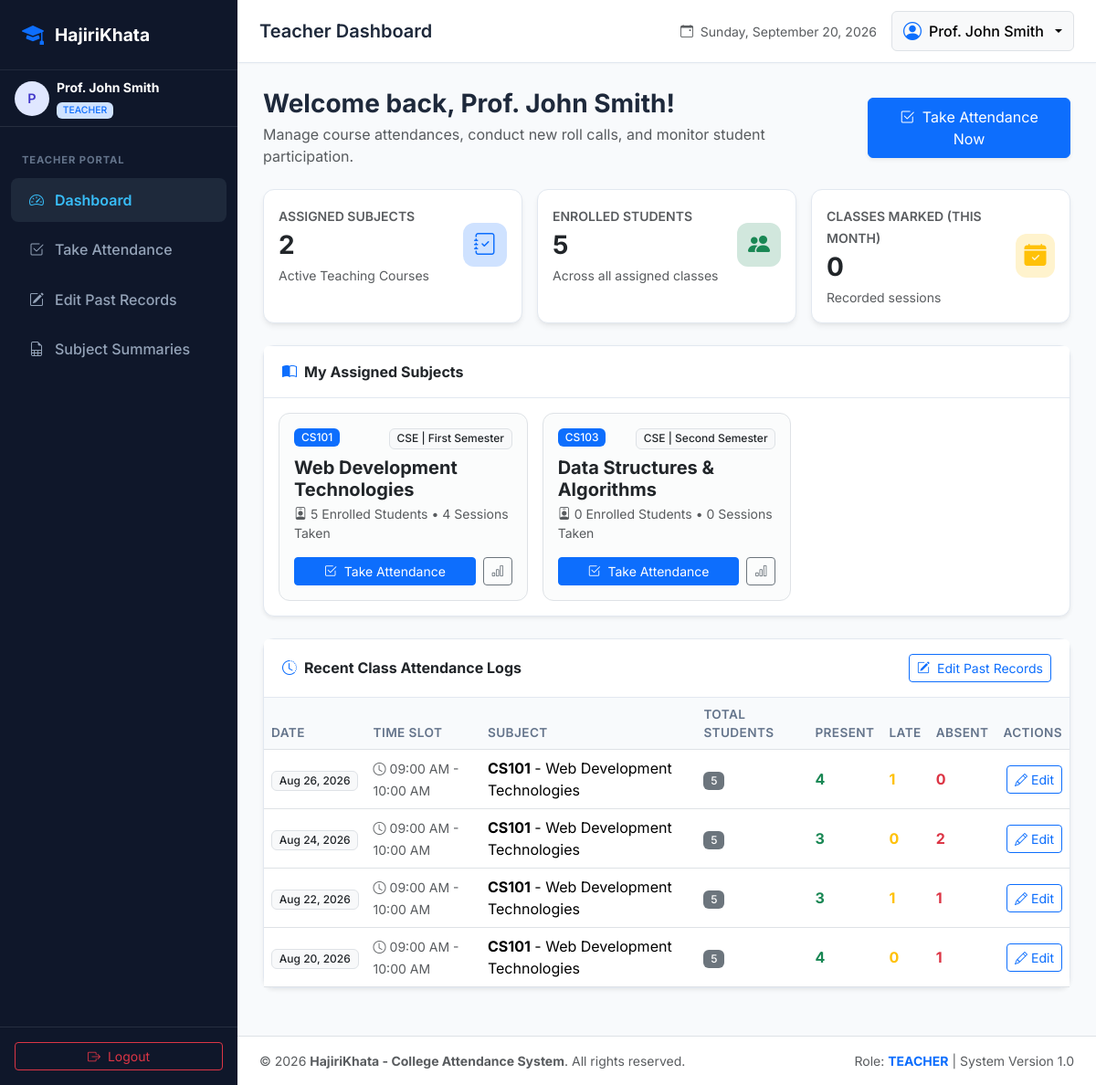
The page /teacher/dashboard.php (signed in) on the database its author committed.
### tables this page shows
CREATE TABLE `subjects` (
    `id` INT AUTO_INCREMENT PRIMARY KEY,
    `subject_code` VARCHAR(20) NOT NULL UNIQUE,
    `subject_name` VARCHAR(100) NOT NULL,
    `department_id` INT NOT NULL,
    `semester_id` INT NOT NULL,
    `credit_hours` INT DEFAULT 3,
    `created_at` TIMESTAMP DEFAULT CURRENT_TIMESTAMP,
    FOREIGN KEY (`department_id`) REFERENCES `departments`(`id`) ON DELETE CASCADE,
    FOREIGN KEY (`semester_id`) REFERENCES `semesters`(`id`) ON DELETE CASCADE
);

CREATE TABLE `departments` (
    `id` INT AUTO_INCREMENT PRIMARY KEY,
    `name` VARCHAR(100) NOT NULL,
    `code` VARCHAR(20) NOT NULL UNIQUE,
    `created_at` TIMESTAMP DEFAULT CURRENT_TIMESTAMP
);

CREATE TABLE `semesters` (
    `id` INT AUTO_INCREMENT PRIMARY KEY,
    `name` VARCHAR(50) NOT NULL,
    `code` VARCHAR(20) NOT NULL UNIQUE,
    `created_at` TIMESTAMP DEFAULT CURRENT_TIMESTAMP
);

### includes/auth.php (called while the page is built, shortened)
<?php
function is_logged_in(): bool {
    return isset($_SESSION['user_id']) && !empty($_SESSION['user_id']);
}
function current_user(): ?array {
    return [
        'id'            => $_SESSION['user_id'],
        'username'      => $_SESSION['username'] ?? '',
        'full_name'     => $_SESSION['full_name'] ?? '',
        'email'         => $_SESSION['email'] ?? '',
        'role'          => $_SESSION['role'] ?? '',
        'department_id' => $_SESSION['department_id'] ?? null,
        'roll_no'       => $_SESSION['roll_no'] ?? null
    ];
}
function can_edit_attendance(string $created_at, bool $is_admin = false): bool {
    $created_timestamp = strtotime($created_at);
    $diff_hours = (time() - $created_timestamp) / 3600;
    return $diff_hours <= ATTENDANCE_EDIT_HOURS;
}

### includes/helpers.php (called while the page is built, shortened)
<?php
function e($value): string {
    return htmlspecialchars((string)($value ?? ''), ENT_QUOTES, 'UTF-8');
}
function format_date(?string $date, string $format = 'M d, Y'): string {
    $timestamp = strtotime($date);
    return $timestamp ? date($format, $timestamp) : 'N/A';
}

### teacher/dashboard.php (the view, shortened to what this page needs)
<?php
require_once __DIR__ . '/../config/db.php';
require_once __DIR__ . '/../includes/auth.php';
require_once __DIR__ . '/../includes/helpers.php';
$user = current_user();
$teacher_id = $user['id'];
try {
    $stmt = $pdo->prepare("
        SELECT
            s.id AS subject_id,
            s.subject_code,
            s.subject_name,
            s.credit_hours,
            d.code AS dept_code,
            sem.name AS sem_name,
            (SELECT COUNT(*) FROM subject_student ss WHERE ss.subject_id = s.id) AS student_count,
            (SELECT COUNT(DISTINCT a.attendance_date) FROM attendance a WHERE a.subject_id = s.id AND a.teacher_id = :teach) AS total_sessions
        FROM subjects s
        JOIN subject_teacher st ON s.id = st.subject_id
        JOIN departments d ON s.department_id = d.id
        JOIN semesters sem ON s.semester_id = sem.id
        WHERE st.teacher_id = :teach_id
        ORDER BY s.subject_code ASC
    ");
    $stmt->execute([':teach' => $teacher_id, ':teach_id' => $teacher_id]);
    $assigned_subjects = $stmt->fetchAll();
    $total_students = 0;
    foreach ($assigned_subjects as $subj) {
        $total_students += (int)$subj['student_count'];
    }
    $stmt = $pdo->prepare("
        SELECT COUNT(DISTINCT attendance_date, time_slot, subject_id)
        FROM attendance
        WHERE teacher_id = :teach AND MONTH(attendance_date) = MONTH(CURRENT_DATE()) AND YEAR(attendance_date) = YEAR(CURRENT_DATE())
    ");
    $stmt->execute([':teach' => $teacher_id]);
    $sessions_this_month = (int)$stmt->fetchColumn();
    $stmt = $pdo->prepare("
        SELECT
            a.attendance_date,
            a.time_slot,
            s.id AS subject_id,
            s.subject_code,
            s.subject_name,
            COUNT(a.id) AS total_marked,
            SUM(CASE WHEN a.status = 'Present' THEN 1 ELSE 0 END) AS present_count,
            SUM(CASE WHEN a.status = 'Late' THEN 1 ELSE 0 END) AS late_count,
            SUM(CASE WHEN a.status = 'Absent' THEN 1 ELSE 0 END) AS absent_count,
            MAX(a.created_at) AS created_at
        FROM attendance a
        JOIN subjects s ON a.subject_id = s.id
        WHERE a.teacher_id = :teach
        GROUP BY a.attendance_date, a.time_slot, s.id, s.subject_code, s.subject_name
        ORDER BY a.attendance_date DESC, a.created_at DESC
        LIMIT 6
    ");
    $stmt->execute([':teach' => $teacher_id]);
    $recent_sessions = $stmt->fetchAll();
} catch (PDOException $e) {
    set_flash("Database error: " . $e->getMessage(), "danger");
    $assigned_subjects = [];
    $today_sessions = [];
    $recent_sessions = [];
    $total_students = 0;
    $sessions_this_month = 0;
}
require_once __DIR__ . '/../includes/header.php';
?>
<div class="container-fluid px-0">
    <div class="d-flex flex-column flex-md-row justify-content-between align-items-md-center mb-4 gap-3">
        <div>
            <h3 class="fw-bold text-slate-900 mb-1">Welcome back, <?= e($user['full_name']) ?>!</h3>
            <p class="text-muted mb-0">Manage course attendances, conduct new roll calls, and monitor student participation.</p>
        </div>
        <div>
            <a href="take_attendance.php" class="btn btn-primary shadow-sm px-3 py-2">
                <i class="bi bi-check2-square me-1"></i> Take Attendance Now
            </a>
        </div>
    </div>
    <div class="row g-3 mb-4">
        <div class="col-sm-6 col-xl-4">
            <div class="card card-stat p-3 h-100">
                <div class="d-flex align-items-center justify-content-between">
                    <div>
                        <span class="text-muted small fw-semibold text-uppercase">Assigned Subjects</span>
                        <h3 class="fw-bold my-1 text-slate-800"><?= count($assigned_subjects) ?></h3>
                        <span class="text-muted small">Active Teaching Courses</span>
                    </div>
                    <div class="stat-icon bg-primary-subtle text-primary">
                        <i class="bi bi-journal-check"></i>
                    </div>
                </div>
            </div>
        </div>
        <div class="col-sm-6 col-xl-4">
            <div class="card card-stat p-3 h-100">
                <div class="d-flex align-items-center justify-content-between">
                    <div>
                        <span class="text-muted small fw-semibold text-uppercase">Enrolled Students</span>
                        <h3 class="fw-bold my-1 text-slate-800"><?= $total_students ?></h3>
                        <span class="text-muted small">Across all assigned classes</span>
                    </div>
                    <div class="stat-icon bg-success-subtle text-success">
                        <i class="bi bi-people-fill"></i>
                    </div>
                </div>
            </div>
        </div>
        <div class="col-sm-6 col-xl-4">
            <div class="card card-stat p-3 h-100">
                <div class="d-flex align-items-center justify-content-between">
                    <div>
                        <span class="text-muted small fw-semibold text-uppercase">Classes Marked (This Month)</span>
                        <h3 class="fw-bold my-1 text-slate-800"><?= $sessions_this_month ?></h3>
                        <span class="text-muted small">Recorded sessions</span>
                    </div>
                    <div class="stat-icon bg-warning-subtle text-warning">
                        <i class="bi bi-calendar-check-fill"></i>
                    </div>
                </div>
            </div>
        </div>
    </div>
    <div class="card shadow-sm mb-4">
        <div class="card-header bg-white d-flex justify-content-between align-items-center">
            <span class="fw-bold text-slate-800"><i class="bi bi-book-half text-primary me-2"></i>My Assigned Subjects</span>
        </div>
        <div class="card-body">
            <?php if (empty($assigned_subjects)): ?>
                <div class="p-4 text-center text-muted">
                    <i class="bi bi-folder-x fs-1 text-secondary d-block mb-2"></i>
                    You have not been assigned to any subjects yet. Please contact the administrator.
                </div>
            <?php else: ?>
                <div class="row g-3">
                    <?php foreach ($assigned_subjects as $s): ?>
                        <div class="col-md-6 col-xl-4">
                            <div class="card border h-100 p-3 shadow-none bg-light bg-opacity-50">
                                <div class="d-flex justify-content-between align-items-start mb-2">
                                    <span class="badge bg-primary px-2 py-1"><?= e($s['subject_code']) ?></span>
                                    <span class="badge bg-light text-dark border"><?= e($s['dept_code']) ?> | <?= e($s['sem_name']) ?></span>
                                </div>
                                <h5 class="fw-bold text-slate-900 mb-1"><?= e($s['subject_name']) ?></h5>
                                <div class="text-muted small mb-3">
                                    <i class="bi bi-person-badge me-1"></i><?= $s['student_count'] ?> Enrolled Students &bull; <?= $s['total_sessions'] ?> Sessions Taken
                                </div>
                                <div class="mt-auto d-flex gap-2">
                                    <a href="take_attendance.php?subject_id=<?= $s['subject_id'] ?>" class="btn btn-sm btn-primary flex-grow-1">
                                        <i class="bi bi-check2-square me-1"></i> Take Attendance
                                    </a>
                                    <a href="view_attendance.php?subject_id=<?= $s['subject_id'] ?>" class="btn btn-sm btn-outline-secondary" title="View Class Summary">
                                        <i class="bi bi-bar-chart"></i>
                                    </a>
                                </div>
                            </div>
                        </div>
                    <?php endforeach; ?>
                </div>
            <?php endif; ?>
        </div>
    </div>
    <div class="card shadow-sm mb-4">
        <div class="card-header bg-white d-flex justify-content-between align-items-center">
            <span class="fw-bold text-slate-800"><i class="bi bi-clock-history text-primary me-2"></i>Recent Class Attendance Logs</span>
            <a href="edit_attendance.php" class="btn btn-sm btn-outline-primary">
                <i class="bi bi-pencil-square me-1"></i> Edit Past Records
            </a>
        </div>
        <div class="card-body p-0">
            <div class="table-responsive">
                <table class="table table-hover align-middle mb-0">
                    <thead>
                        <tr>
                            <th>Date</th>
                            <th>Time Slot</th>
                            <th>Subject</th>
                            <th>Total Students</th>
                            <th>Present</th>
                            <th>Late</th>
                            <th>Absent</th>
                            <th class="text-end">Actions</th>
                        </tr>
                    </thead>
                    <tbody>
                        <?php if (empty($recent_sessions)): ?>
                            <tr>
                                <td colspan="8" class="text-center py-4 text-muted">No attendance sessions recorded yet. Click "Take Attendance Now" above to begin!</td>
                            </tr>
                        <?php else: ?>
                            <?php foreach ($recent_sessions as $sess):
                                $editable = can_edit_attendance($sess['created_at']);
                            ?>
                                <tr>
                                    <td><span class="badge bg-light text-dark border"><?= format_date($sess['attendance_date']) ?></span></td>
                                    <td><small class="text-muted"><i class="bi bi-clock me-1"></i><?= e($sess['time_slot']) ?></small></td>
                                    <td><strong><?= e($sess['subject_code']) ?></strong> - <?= e($sess['subject_name']) ?></td>
                                    <td><span class="badge bg-secondary"><?= $sess['total_marked'] ?></span></td>
                                    <td><span class="text-success fw-bold"><?= $sess['present_count'] ?></span></td>
                                    <td><span class="text-warning fw-bold"><?= $sess['late_count'] ?></span></td>
                                    <td><span class="text-danger fw-bold"><?= $sess['absent_count'] ?></span></td>
                                    <td class="text-end">
                                        <?php if ($editable): ?>
                                            <a href="take_attendance.php?subject_id=<?= $sess['subject_id'] ?>&attendance_date=<?= $sess['attendance_date'] ?>&time_slot=<?= urlencode($sess['time_slot']) ?>" class="btn btn-sm btn-outline-primary" title="Edit Session">
                                                <i class="bi bi-pencil"></i> Edit
                                            </a>
                                        <?php else: ?>
                                            <span class="badge bg-light text-muted border" title="Locked after 24 hours">
                                                <i class="bi bi-lock-fill me-1"></i>Locked
                                            </span>
                                        <?php endif; ?>
                                    </td>
                                </tr>
                            <?php endforeach; ?>
                        <?php endif; ?>
                    </tbody>
                </table>
            </div>
        </div>
    </div>
</div>
<?php require_once __DIR__ . '/../includes/footer.php'; ?>

### assets/css/style.css (style rules this page uses)
:root { --primary-color: #3b82f6; --primary-hover: #2563eb; --sidebar-bg: #0f172a; --sidebar-color: #94a3b8; --sidebar-active-bg: #1e293b; --sidebar-active-text: #38bdf8; --sidebar-width: 260px; --card-shadow: 0 4px 6px -1px rgba(0, 0, 0, 0.07), 0 2px 4px -2px rgba(0, 0, 0, 0.05); --card-shadow-hover: 0 10px 15px -3px rgba(0, 0, 0, 0.1), 0 4px 6px -4px rgba(0, 0, 0, 0.05); --present-color: #10b981; --absent-color: #ef4444; --late-color: #f59e0b; }
body { font-family: 'Inter', system-ui, -apple-system, BlinkMacSystemFont, 'Segoe UI', Roboto, Oxygen, Ubuntu, Cantarell, sans-serif; background-color: #f8fafc; color: #1e293b; min-height: 100vh; }
.card-stat { border: none; border-radius: 0.75rem; background: #ffffff; box-shadow: var(--card-shadow); transition: transform 0.2s ease, box-shadow 0.2s ease; }
.card-stat .stat-icon { width: 48px; height: 48px; border-radius: 0.75rem; display: flex; align-items: center; justify-content: center; font-size: 1.5rem; }
.card { border: 1px solid #e2e8f0; border-radius: 0.75rem; box-shadow: var(--card-shadow); }
.card-header { background-color: #ffffff; border-bottom: 1px solid #e2e8f0; padding: 1rem 1.25rem; font-weight: 600; }
.table th { font-weight: 600; font-size: 0.85rem; text-transform: uppercase; letter-spacing: 0.03em; color: #64748b; background-color: #f8fafc; border-bottom-width: 1px; }
.badge { font-weight: 500; }

### rows shown on the page
subjects: subject_code "CS101", department.code "CSE", semester.name "First Semester", subject_name "Web Development Technologies", student_count "5", total_sessions "4", attendance_date "Aug 26, 2026", time_slot "09:00 AM - 10:00 AM", total_marked "5", present_count "4", late_count "1", absent_count "0", attendance_date "Aug 24, 2026", present_count "3", late_count "0", absent_count "2", attendance_date "Aug 22, 2026", absent_count "1", attendance_date "Aug 20, 2026"
subjects: subject_code "CS103", department.code "CSE", semester.name "Second Semester", subject_name "Data Structures & Algorithms", student_count "0", total_sessions "0"

### other values the page prints
substr($user['full_name'] ?? 'U', 0, 1) "P"
$user['full_name'] "Prof. John Smith"
$user['role'] "TEACHER"
$page_title "Teacher Dashboard"
count($assigned_subjects) "2"
$total_students "5"
$sessions_this_month "0"
APP_NAME "HajiriKhata - College Attendance System"
$role "TEACHER"
